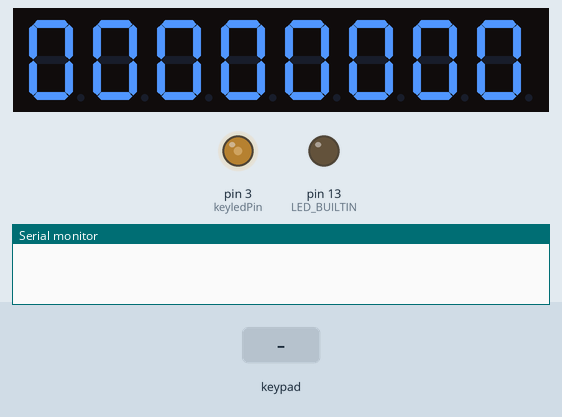
Simulated run of this sketch. Board: Arduino Uno, built with avr-gcc and run on an emulated ATmega328P. Parts: 8-digit seven-segment display, output pins drawn as LEDs (lit = HIGH), the last lines printed to the serial monitor. The test bench sets the inputs (shaded band).

Above: at 2.2 s.
3.5 s: keypad keys 1 0 9 8 7 pressed 0.4 s apart
At 6.0 s:
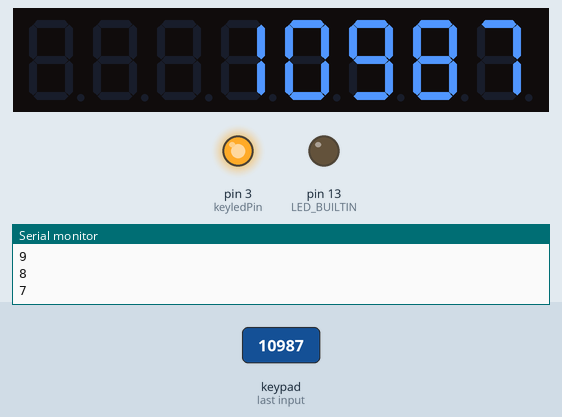
7.0 s: key '*' pressed
At 9.8 s:
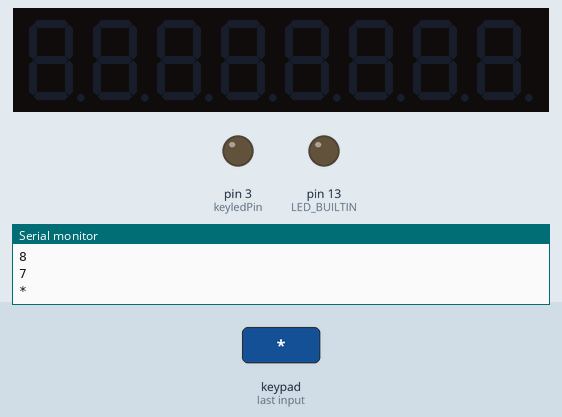
10.0 s: keypad keys 4 5 6 # pressed 0.4 s apart
At 11.4 s:
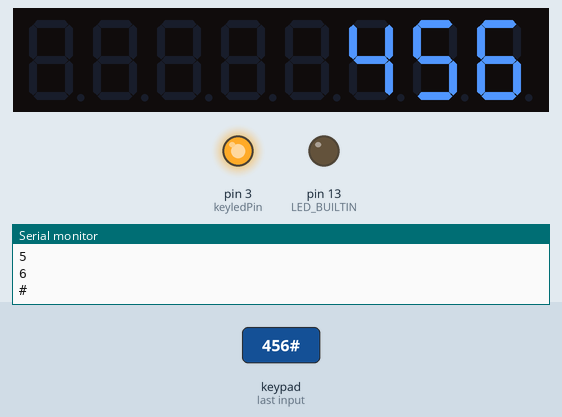
13.1 s: key '2' pressed
At 14.5 s:
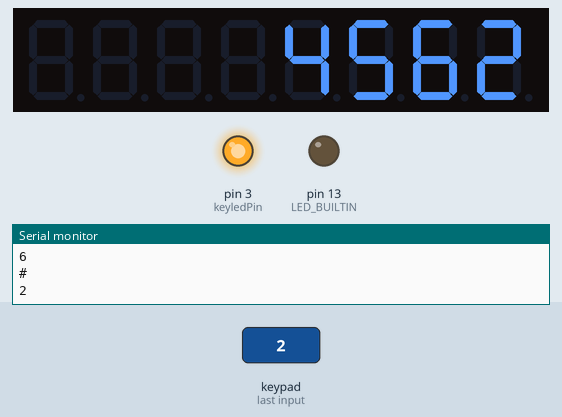
Timing chart, 0 to 15.6 s (numbered marks = the images above; inputs shaded):
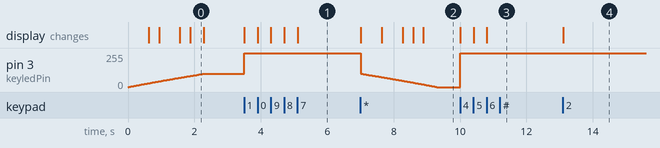

The sketch:

bomba-keypad.ino
```cpp
/*
 * PS2 pinout cinskej kabel: data cerveny (18), clock bily (19), 5V cerny, GND zluty
 */

#define SOFTSERIAL

#ifndef SOFTSERIAL
#include <ps2dev.h>
PS2dev keyboard(19, 18); //clock, data
#else
#include <SoftwareSerial.h>
//#include <NewSoftSerial.h>
SoftwareSerial mySerial(18, 19);
#endif

#include <LedControl.h>

LedControl lc=LedControl(16,14,15,2); //datain, clk, load, number of chips
unsigned char dispbuf[32];

#include <Keypad.h>

int keyledPin = 3;

const byte ROWS = 4; //four rows
const byte COLS = 3; //four columns
//define the cymbols on the buttons of the keypads
char hexaKeys[ROWS][COLS] = {
  {'1','2','3'},
  {'4','5','6'},
  {'7','8','9'},
  {'*','0','#'}
};
byte rowPins[ROWS] = {10, 9, 8, 7}; //connect to the row pinouts of the keypad
byte colPins[COLS] = {4, 5, 6}; //connect to the column pinouts of the keypad

//initialize an instance of class NewKeypad
Keypad customKeypad = Keypad( makeKeymap(hexaKeys), rowPins, colPins, ROWS, COLS);

char scancodes[] = {0x45, 0x16, 0x1E, 0x26, 0x25, 0x2E, 0x36, 0x3D, 0x3E, 0x46, 0x7C, 0x7C}; //Scancodes for numbers 0-9, *, #

void cleardisp(char val) {
  for(int i = 0; i<8; i++) dispbuf[i] = val;
}

void drawdisp(int shift) {
  lc.clearDisplay(0);
  for(int i = 0; i<8; i++) {
    if(shift) dispbuf[i] = dispbuf[i+1];
    if(dispbuf[i] != '_') lc.setDigit(0,7-i,dispbuf[i],false); //addr, digit, value, decimalpoint
  }
}

void intro() {
  cleardisp('_');
  for(int i = 0; i<100; i++) {
    analogWrite(keyledPin, i);
    if(i >= 20*1) dispbuf[3] = dispbuf[4] = 0;
    if(i >= 20*2) dispbuf[2] = dispbuf[5] = 0;
    if(i >= 20*3) dispbuf[1] = dispbuf[6] = 0;
    if(i >= 20*4) dispbuf[0] = dispbuf[7] = 0;
    drawdisp(0);
    delay(20);
  }
}

void outro() {
  cleardisp(0);
  for(int i = 100; i>=0; i--) {
    analogWrite(keyledPin, i);
    if(i <= 20*1) dispbuf[3] = dispbuf[4] = '_';
    if(i <= 20*2) dispbuf[2] = dispbuf[5] = '_';
    if(i <= 20*3) dispbuf[1] = dispbuf[6] = '_';
    if(i <= 20*4) dispbuf[0] = dispbuf[7] = '_';
    drawdisp(0);
    delay(20);
  }
}


void setup(){
  /*
   The MAX72XX is in power-saving mode on startup,
   we have to do a wakeup call
   */
  lc.shutdown(0,false);
  /* Set the brightness to a medium values */
  lc.setIntensity(0,15); //0 - 15
  /* and clear the display */
  lc.clearDisplay(0);

  intro();
  cleardisp('_'); drawdisp(0);

#ifndef SOFTSERIAL
  // send the keyboard start up
  keyboard.keyboard_init();
#else
  mySerial.begin(4800);
#endif

  Serial.begin(9600);


  pinMode(LED_BUILTIN, OUTPUT);
}

void loop(){
  unsigned char leds;
#ifndef SOFTSERIAL
  if(keyboard.keyboard_handle(&leds)) {
    //Serial.print('LEDS');
    //Serial.print(leds, HEX);
    digitalWrite(LED_BUILTIN, leds);
  }
#endif

  char customKey = customKeypad.getKey();

  if (customKey){
    Serial.println(customKey);
    //analogWrite(keyledPin, random(0, 255));
    analogWrite(keyledPin, 255);
    unsigned char numkey = customKey-0x30;
    if(numkey < 10) {
#ifndef SOFTSERIAL
      //Send PS2
      keyboard.keyboard_mkbrk(scancodes[numkey]);
#else
      mySerial.print(customKey);
#endif

      //Single digit
      //lc.setDigit(0,7,numkey,false); //addr, digit, value, decimalpoint

      //Scroll out display
      dispbuf[8] = numkey;
      drawdisp(1);
    }
  }

  if (customKey == '*') {
    //Send PS2
#ifndef SOFTSERIAL
    keyboard.keyboard_mkbrk(scancodes[10]);
#endif

    //analogWrite(keyledPin, 0);
    outro();

    cleardisp('_');
    drawdisp(0);
  }

  if (customKey == '#') {
#ifndef SOFTSERIAL
    keyboard.keyboard_mkbrk(0x5A); //enter
#endif
  }
}
```

Measured:
- after the input at 3.5 s, pin 3 (keyledPin): 99/255 → 255/255 at once; the display: first changes at once (image 1 shows a later state)
- after the input at 7.0 s, pin 3 (keyledPin): moves from 255/255 to 0/255 over 2.3 s, starting at once; the display: first changes at once (image 2 shows a later state)
- after the input at 10.0 s, pin 3 (keyledPin): 0/255 → 255/255 at once; the display: first changes at once (image 3 shows a later state)
- after the input at 13.1 s, the display: changes at once (image 4)
